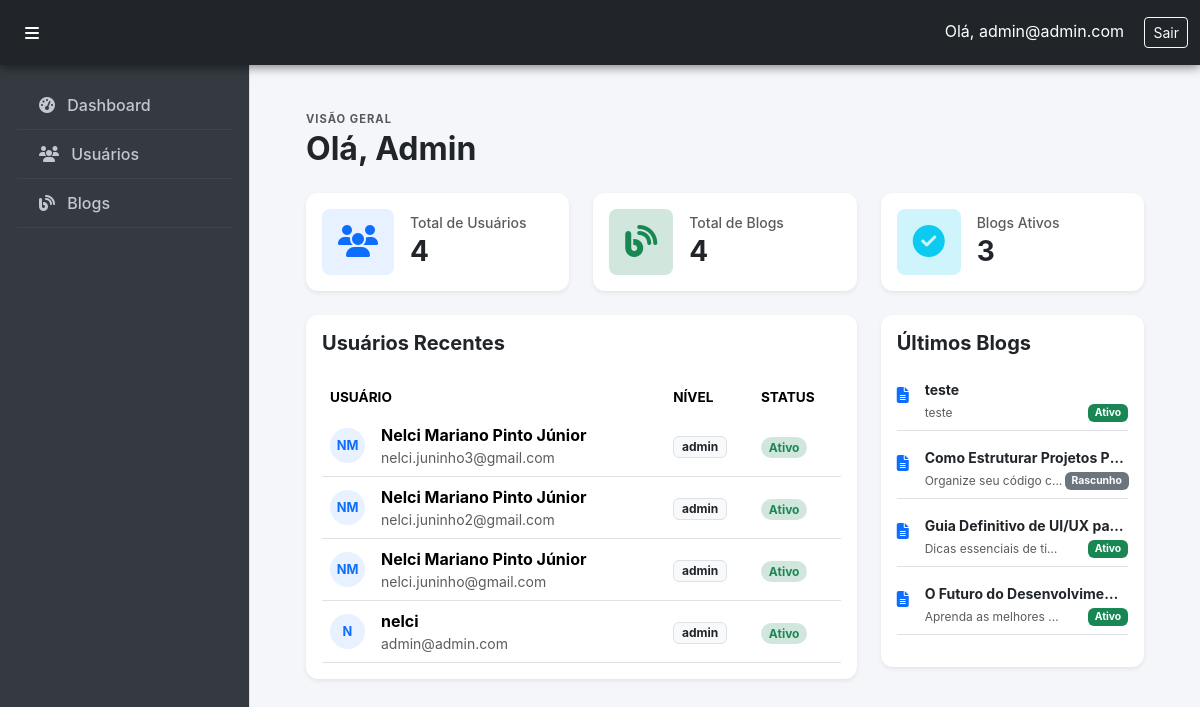
Screenshot of /admin/home.php (signed in) with the database file from the repository.
### tables this page shows
CREATE TABLE `users` (
  `id` int(11) NOT NULL,
  `name` varchar(30) NOT NULL,
  `email` varchar(30) NOT NULL,
  `pass` varchar(255) NOT NULL,
  `slug` varchar(255) NOT NULL,
  `image` varchar(255) NOT NULL,
  `status` int(11) NOT NULL,
  `id_level_users` int(11) NOT NULL
);

CREATE TABLE `level_users` (
  `id` int(11) NOT NULL,
  `name` varchar(255) NOT NULL,
  `level` int(11) NOT NULL
);

CREATE TABLE `blogs` (
  `id` int(11) NOT NULL,
  `title` varchar(255) NOT NULL,
  `subtitle` varchar(255) NOT NULL,
  `description` text NOT NULL,
  `image` varchar(255) NOT NULL,
  `status` int(11) NOT NULL,
  `slug` varchar(255) NOT NULL
);

### admin/home.php (the view)
<?php
include_once '_inc/_header.php';
try {
    $totalUsers = $pdo->query("SELECT COUNT(*) FROM users")->fetchColumn() ?: 0;
    $totalBlogs = $pdo->query("SELECT COUNT(*) FROM blogs")->fetchColumn() ?: 0;
    $blogsAtivos = $pdo->query("SELECT COUNT(*) FROM blogs WHERE status = 1")->fetchColumn() ?: 0;
    $stmtUsers = $pdo->query("
        SELECT u.id, u.name, u.email, u.status, u.image, l.name AS level_name
        FROM users u
        LEFT JOIN level_users l ON u.id_level_users = l.id
        ORDER BY u.id DESC LIMIT 5
    ");
    $recentUsers = $stmtUsers->fetchAll(PDO::FETCH_ASSOC);
    $stmtBlogs = $pdo->query("
        SELECT id, title, subtitle, status, image
        FROM blogs
        ORDER BY id DESC LIMIT 5
    ");
    $recentBlogs = $stmtBlogs->fetchAll(PDO::FETCH_ASSOC);
} catch (PDOException $e) {
    die("Erro na conexão com o banco de dados: " . $e->getMessage());
}
$nomeAdmin = $_SESSION['usuario_nome'] ?? 'Admin';
?>
<div class="container-fluid px-4 mt-4">
    <div class="row mb-4 align-items-end">
        <div class="col">
            <h6 class="text-uppercase text-muted fw-bold mb-1" style="font-size: 0.7rem; letter-spacing: 1px;">Visão Geral</h6>
            <h2 class="fw-bold mb-0">Olá, <?= htmlspecialchars($nomeAdmin); ?></h2>
        </div>
    </div>
    <div class="row mb-4">
        <div class="col-md-4 mb-3 mb-md-0">
            <div class="card border-0 shadow-sm">
                <div class="card-body d-flex align-items-center">
                    <div class="bg-primary-subtle text-primary p-3 rounded-3 me-3">
                        <i class="fas fa-users fa-2x"></i>
                    </div>
                    <div>
                        <h6 class="text-muted small mb-1">Total de Usuários</h6>
                        <h3 class="fw-bold mb-0"><?= number_format($totalUsers, 0, ',', '.'); ?></h3>
                    </div>
                </div>
            </div>
        </div>
        <div class="col-md-4 mb-3 mb-md-0">
            <div class="card border-0 shadow-sm">
                <div class="card-body d-flex align-items-center">
                    <div class="bg-success-subtle text-success p-3 rounded-3 me-3">
                        <i class="fas fa-blog fa-2x"></i>
                    </div>
                    <div>
                        <h6 class="text-muted small mb-1">Total de Blogs</h6>
                        <h3 class="fw-bold mb-0"><?= number_format($totalBlogs, 0, ',', '.'); ?></h3>
                    </div>
                </div>
            </div>
        </div>
        <div class="col-md-4">
            <div class="card border-0 shadow-sm">
                <div class="card-body d-flex align-items-center">
                    <div class="bg-info-subtle text-info p-3 rounded-3 me-3">
                        <i class="fas fa-check-circle fa-2x"></i>
                    </div>
                    <div>
                        <h6 class="text-muted small mb-1">Blogs Ativos</h6>
                        <h3 class="fw-bold mb-0"><?= number_format($blogsAtivos, 0, ',', '.'); ?></h3>
                    </div>
                </div>
            </div>
        </div>
    </div>
    <div class="row">
        <div class="col-lg-8">
            <div class="card border-0 shadow-sm mb-4">
                <div class="card-body">
                    <h5 class="fw-bold mb-4">Usuários Recentes</h5>
                    <div class="table-responsive">
                        <table class="table table-borderless align-middle mb-0">
                            <thead>
                                <tr class="text-muted" style="font-size: 0.85rem;">
                                    <th>USUÁRIO</th>
                                    <th>NÍVEL</th>
                                    <th>STATUS</th>
                                </tr>
                            </thead>
                            <tbody>
                                <?php if (empty($recentUsers)): ?>
                                    <tr>
                                        <td colspan="3" class="text-center text-muted py-3">Nenhum usuário cadastrado.</td>
                                    </tr>
                                <?php else: ?>
                                    <?php foreach ($recentUsers as $user): ?>
                                        <?php
                                            $names = explode(' ', trim($user['name']));
                                            $initials = strtoupper(substr($names[0], 0, 1) . (isset($names[1]) ? substr($names[1], 0, 1) : ''));
                                            $isAtivo = ($user['status'] == 1);
                                        ?>
                                        <tr class="border-bottom">
                                            <td>
                                                <div class="d-flex align-items-center">
                                                    <?php if (!empty($user['image']) && file_exists('uploads/' . $user['image'])): ?>
                                                        <img src="uploads/<?= htmlspecialchars($user['image']); ?>" class="rounded-circle me-3" style="width: 35px; height: 35px; object-fit: cover;">
                                                    <?php else: ?>
                                                        <div class="bg-primary-subtle text-primary rounded-circle p-2 me-3 fw-bold" style="width: 35px; height: 35px; display: flex; align-items: center; justify-content: center; font-size: 0.8rem;">
                                                            <?= $initials; ?>
                                                        </div>
                                                    <?php endif; ?>
                                                    <div>
                                                        <div class="fw-bold mb-0"><?= htmlspecialchars($user['name']); ?></div>
                                                        <div class="text-muted small"><?= htmlspecialchars($user['email']); ?></div>
                                                    </div>
                                                </div>
                                            </td>
                                            <td>
                                                <span class="badge bg-light text-dark border">
                                                    <?= htmlspecialchars($user['level_name'] ?? 'Padrão'); ?>
                                                </span>
                                            </td>
                                            <td>
                                                <span class="badge rounded-pill <?= $isAtivo ? 'bg-success-subtle text-success' : 'bg-danger-subtle text-danger'; ?>">
                                                    <?= $isAtivo ? 'Ativo' : 'Inativo'; ?>
                                                </span>
                                            </td>
                                        </tr>
                                    <?php endforeach; ?>
                                <?php endif; ?>
                            </tbody>
                        </table>
                    </div>
                </div>
            </div>
        </div>
        <div class="col-lg-4">
            <div class="card border-0 shadow-sm mb-4">
                <div class="card-body">
                    <h5 class="fw-bold mb-4">Últimos Blogs</h5>
                    <?php if (empty($recentBlogs)): ?>
                        <p class="text-muted small">Nenhum blog cadastrado ainda.</p>
                    <?php else: ?>
                        <?php foreach ($recentBlogs as $blog): ?>
                            <?php $isBlogAtivo = ($blog['status'] == 1); ?>
                            <div class="d-flex align-items-start mb-3 pb-2 border-bottom">
                                <div class="me-3 mt-1">
                                    <i class="fas fa-file-alt text-primary"></i>
                                </div>
                                <div class="w-100">
                                    <div class="small fw-bold text-truncate" style="max-width: 200px;" title="<?= htmlspecialchars($blog['title']); ?>">
                                        <?= htmlspecialchars($blog['title']); ?>
                                    </div>
                                    <div class="text-muted extra-small d-flex justify-content-between align-items-center mt-1" style="font-size: 0.75rem;">
                                        <span class="text-truncate" style="max-width: 140px;"><?= htmlspecialchars($blog['subtitle']); ?></span>
                                        <span class="badge <?= $isBlogAtivo ? 'bg-success' : 'bg-secondary'; ?>" style="font-size: 0.65rem;">
                                            <?= $isBlogAtivo ? 'Ativo' : 'Rascunho'; ?>
                                        </span>
                                    </div>
                                </div>
                            </div>
                        <?php endforeach; ?>
                    <?php endif; ?>
                </div>
            </div>
        </div>
    </div>
</div>
<?php include_once '_inc/_footer.php'; ?>

### public/admin/css/admin.css (style rules this page uses)
:root { --sidebar-bg: #343a40; --sidebar-color: #c2c7d0; --sidebar-hover: #212529; --accent-color: #0d6efd; --body-bg: #f4f6f9; }
body { overflow-x: hidden; background-color: var(--body-bg); font-family: 'Inter', 'Segoe UI', sans-serif; }
.card { border: none !important; border-radius: 12px !important; box-shadow: 0 0.125rem 0.25rem rgba(0, 0, 0, 0.075); transition: transform 0.2s ease, box-shadow 0.2s ease; }
.bg-primary-subtle { background-color: #e7f1ff !important; color: #0d6efd !important; }
.extra-small { font-size: 0.7rem; }

### rows the page displays
users: name "NM", name "Nelci Mariano Pinto Júnior", email "nelci.juninho3@gmail.com", id_level_users.name "admin", status "Ativo"
users: name "NM", name "Nelci Mariano Pinto Júnior", email "nelci.juninho2@gmail.com", id_level_users.name "admin", status "Ativo"
users: name "NM", name "Nelci Mariano Pinto Júnior", email "nelci.juninho@gmail.com", id_level_users.name "admin", status "Ativo"
users: name "N", name "nelci", email "admin@admin.com", id_level_users.name "admin", status "Ativo"
blogs: title "teste", subtitle "teste", status "Ativo"
blogs: title "Como Estruturar Projetos P…", subtitle "Organize seu código c…", status "Rascunho"
blogs: title "Guia Definitivo de UI/UX pa…", subtitle "Dicas essenciais de ti…", status "Ativo"
blogs: title "O Futuro do Desenvolvime…", subtitle "Aprenda as melhores…", status "Ativo"

### other values shown
$_SESSION['email'] "admin@admin.com"
$nomeAdmin "Admin"
$totalUsers "4"
$totalBlogs "4"
$blogsAtivos "3"
